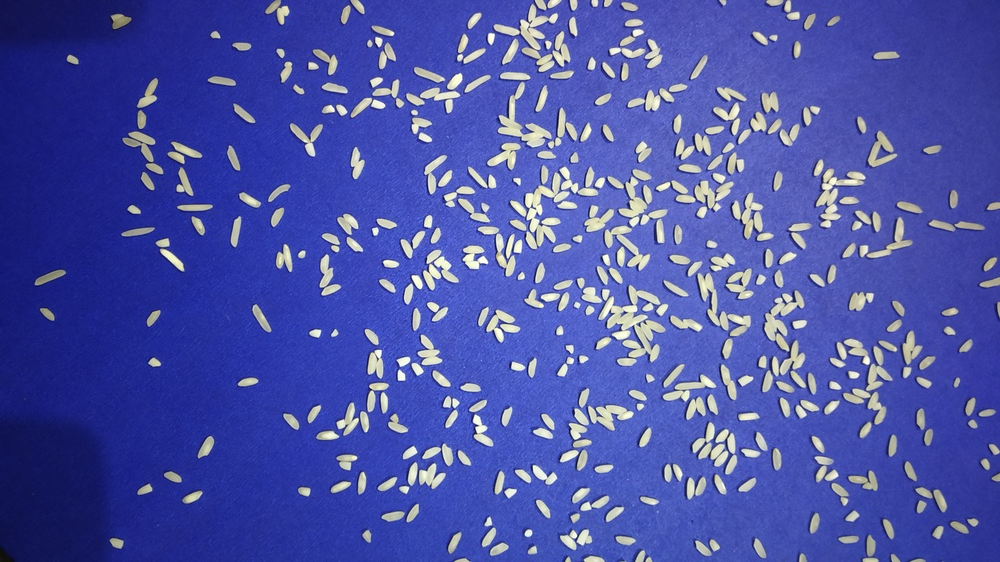
#> input picture KankanalaDeepthi_Imageprocessing_assignment/test/image_1.jpg, 1000 x 562 px, shrunk from 4000 x 2250 before the run, found by its file name; its folder holds only this picture in this run
$ python main.py
#> lines starting #> are read from the running program, lines starting #| are printed output that depends on the picture; after the words box and inside, x2 and y2 are one past the last pixel; in counts of white or black regions, pixels touching at a corner belong together
import cv2
import numpy as np
import os

# Function to count rice grains
def count_rice_grains(image_path):
    image = cv2.imread(image_path)
#> image is the input picture: shape (562, 1000, 3); mean B, G, R 166.6, 83.2, 74.8
    hsv = cv2.cvtColor(image, cv2.COLOR_BGR2HSV)
#> hsv: shape (562, 1000, 3); mean H, S, V 109.9, 150.3, 168.4

    # Define blue color range
    lower_blue = np.array([100, 50, 50])
    upper_blue = np.array([130, 255, 255])

    # Create a mask for blue background
    mask = cv2.inRange(hsv, lower_blue, upper_blue)
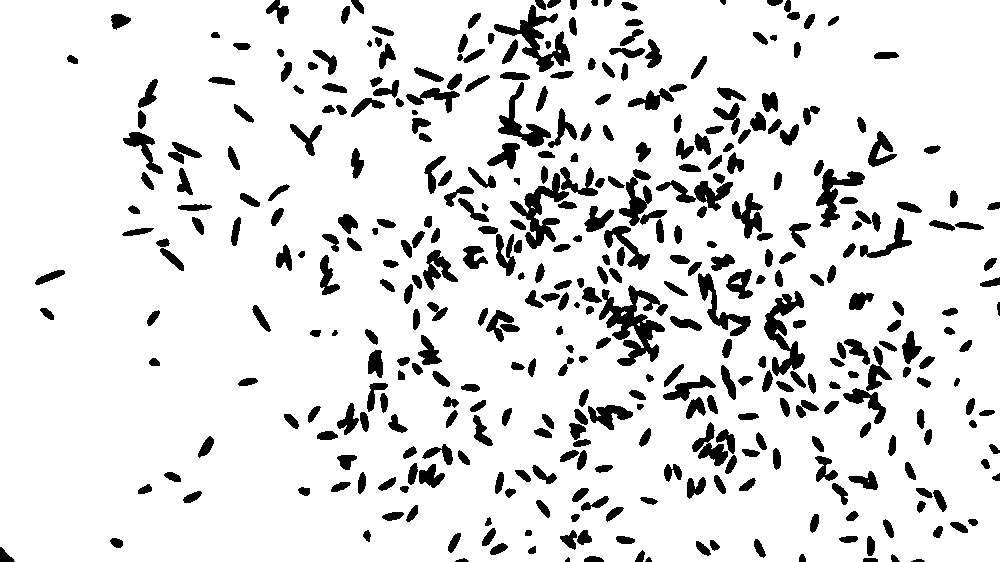
#> mask: shape (562, 1000); 88% white; 389 black regions (1 under 20 px), largest, box (x1, y1, x2, y2) and area: (599, 285, 668, 366) 2312, (494, 5, 570, 72) 1535, (510, 173, 569, 249) 1447

    # Invert the mask to get rice grains
    rice_grains = cv2.bitwise_not(mask)
#> rice_grains: shape (562, 1000); 12% white; 389 white regions (1 under 20 px)


    _, thresh = cv2.threshold(rice_grains, 0, 255, cv2.THRESH_BINARY)

    # Find contours
    contours, _ = cv2.findContours(thresh, cv2.RETR_EXTERNAL, cv2.CHAIN_APPROX_SIMPLE)
#> contours = 389 contours, 9 with area under 20; largest, box (x1, y1, x2, y2) and area: (599, 285, 668, 366) 2058, (494, 5, 570, 72) 1357, (764, 291, 805, 376) 1286, (510, 173, 569, 249) 1276, (816, 169, 865, 228) 882

    total_rice_grains = len(contours)
#> total_rice_grains = 389

    # Find broken grains and full grains
    total_broken_grains = 0
    total_full_grains = 0

    for contour in contours:
        area = cv2.contourArea(contour)
        if area < 100:  # You may need to adjust this threshold based on your images
            total_broken_grains += 1
        else:
            total_full_grains += 1
#> this loop made 389 passes
#> area on passes 2, 3, 6, 7, 8, 9, 10, 11, 12, 13, 14, 15: 40, 22, 74.5, 33, 34, 58.5, 104, 36, 111, 100, 57, 105
#> after the loop, total_broken_grains = 211; total_full_grains = 178

    return total_rice_grains, total_broken_grains, total_full_grains

# Paths
train_folder =r"C:\Users\dell\Desktop\DeepthiKankanala_OpenCv_assiggnment\train"
test_folder = r"C:\Users\dell\Desktop\DeepthiKankanala_OpenCv_assiggnment\test"
submission_file = "submission.csv"

# Process images in the test folder and create a submission file
with open(submission_file, "w") as f:
    f.write("file_name,total_rice_grain,Total_Broken_Grain,Total_Full_Grain\n")
    for image_name in os.listdir(test_folder):
        image_path = os.path.join(test_folder, image_name)
        total_rice, total_broken, total_full = count_rice_grains(image_path)
#> total_rice = 389; total_broken = 211; total_full = 178
        f.write(f"{image_name},{total_rice},{total_broken},{total_full}\n")

print("Submission file created successfully.")

$ run again, on KankanalaDeepthi_Imageprocessing_assignment/test/image_5.jpg
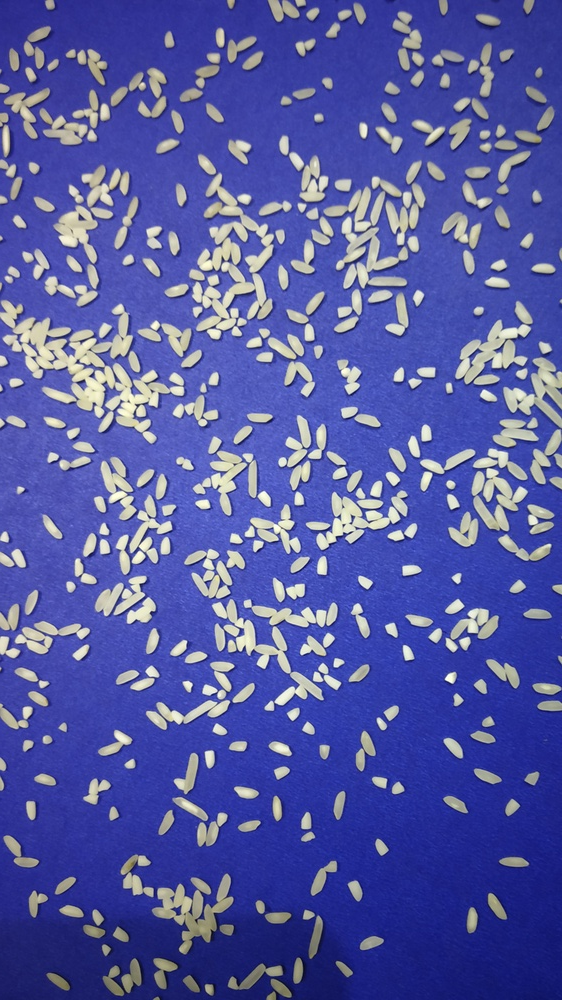
#> input picture KankanalaDeepthi_Imageprocessing_assignment/test/image_5.jpg, 562 x 1000 px, shrunk from 2250 x 4000 before the run, found by its file name
#> in count_rice_grains, image is the input picture: shape (1000, 562, 3); mean B, G, R 162.7, 89.7, 84.3
#> hsv: shape (1000, 562, 3); mean H, S, V 104.9, 136, 165.8
#> in count_rice_grains, `mask = cv2.inRange(hsv, lower_blue, upper_blue)`:
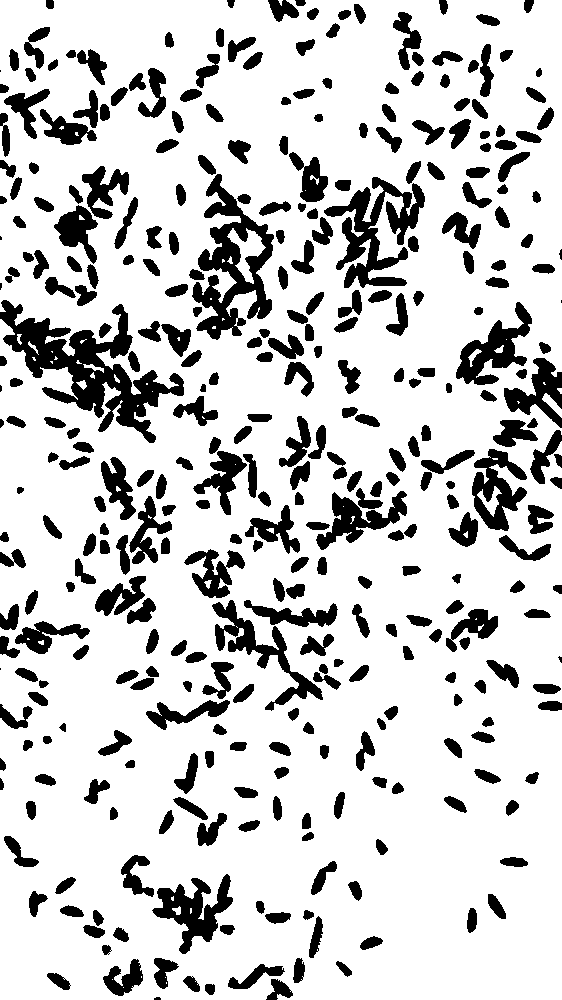
#> mask: shape (1000, 562); 80.3% white; 356 black regions (8 under 20 px), largest, box (x1, y1, x2, y2) and area: (0, 300, 184, 443) 8515, (192, 174, 274, 340) 5474, (324, 177, 425, 288) 4494
#> rice_grains: shape (1000, 562); 19.7% white; 356 white regions (8 under 20 px)
#> contours = 356 contours, 10 with area under 20; largest, box (x1, y1, x2, y2) and area: (0, 300, 184, 443) 8238, (192, 174, 274, 340) 5975, (324, 177, 425, 288) 3992, (152, 874, 233, 954) 2526, (456, 302, 532, 385) 2426
#> total_rice_grains = 356
#> the loop in count_rice_grains, `for contour in contours:` made 356 passes
#> area on passes 2 to 9: 77, 267.5, 146.5, 199, 475, 102.5, 693, 192.5
#> after the loop in count_rice_grains, `for contour in contours:`: total_broken_grains = 117; total_full_grains = 239
#> total_rice = 356; total_broken = 117; total_full = 239
